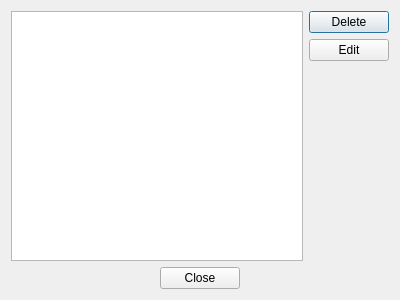
<ui version="4.0" >
 <class>Dialog</class>
 <widget class="QDialog" name="Dialog" >
  <property name="geometry" >
   <rect>
    <x>0</x>
    <y>0</y>
    <width>400</width>
    <height>300</height>
   </rect>
  </property>
  <property name="windowTitle" >
   <string>Macros management</string>
  </property>
  <layout class="QVBoxLayout" >
   <item>
    <layout class="QHBoxLayout" >
     <item>
      <widget class="QListWidget" name="list" />
     </item>
     <item>
      <layout class="QVBoxLayout" >
       <item>
        <widget class="QPushButton" name="btnRemove" >
         <property name="enabled" >
          <bool>true</bool>
         </property>
         <property name="text" >
          <string>Delete</string>
         </property>
        </widget>
       </item>
       <item>
        <widget class="QPushButton" name="btnEdit" >
         <property name="enabled" >
          <bool>true</bool>
         </property>
         <property name="text" >
          <string>Edit</string>
         </property>
        </widget>
       </item>
       <item>
        <spacer>
         <property name="orientation" >
          <enum>Qt::Vertical</enum>
         </property>
         <property name="sizeHint" >
          <size>
           <width>20</width>
           <height>40</height>
          </size>
         </property>
        </spacer>
       </item>
      </layout>
     </item>
    </layout>
   </item>
   <item>
    <layout class="QHBoxLayout" >
     <item>
      <spacer>
       <property name="orientation" >
        <enum>Qt::Horizontal</enum>
       </property>
       <property name="sizeHint" >
        <size>
         <width>40</width>
         <height>20</height>
        </size>
       </property>
      </spacer>
     </item>
     <item>
      <widget class="QPushButton" name="btnClose" >
       <property name="text" >
        <string>Close</string>
       </property>
      </widget>
     </item>
     <item>
      <spacer>
       <property name="orientation" >
        <enum>Qt::Horizontal</enum>
       </property>
       <property name="sizeHint" >
        <size>
         <width>40</width>
         <height>20</height>
        </size>
       </property>
      </spacer>
     </item>
    </layout>
   </item>
  </layout>
 </widget>
 <resources/>
 <connections>
  <connection>
   <sender>btnClose</sender>
   <signal>clicked()</signal>
   <receiver>Dialog</receiver>
   <slot>accept()</slot>
   <hints>
    <hint type="sourcelabel" >
     <x>199</x>
     <y>273</y>
    </hint>
    <hint type="destinationlabel" >
     <x>399</x>
     <y>243</y>
    </hint>
   </hints>
  </connection>
 </connections>
</ui>
